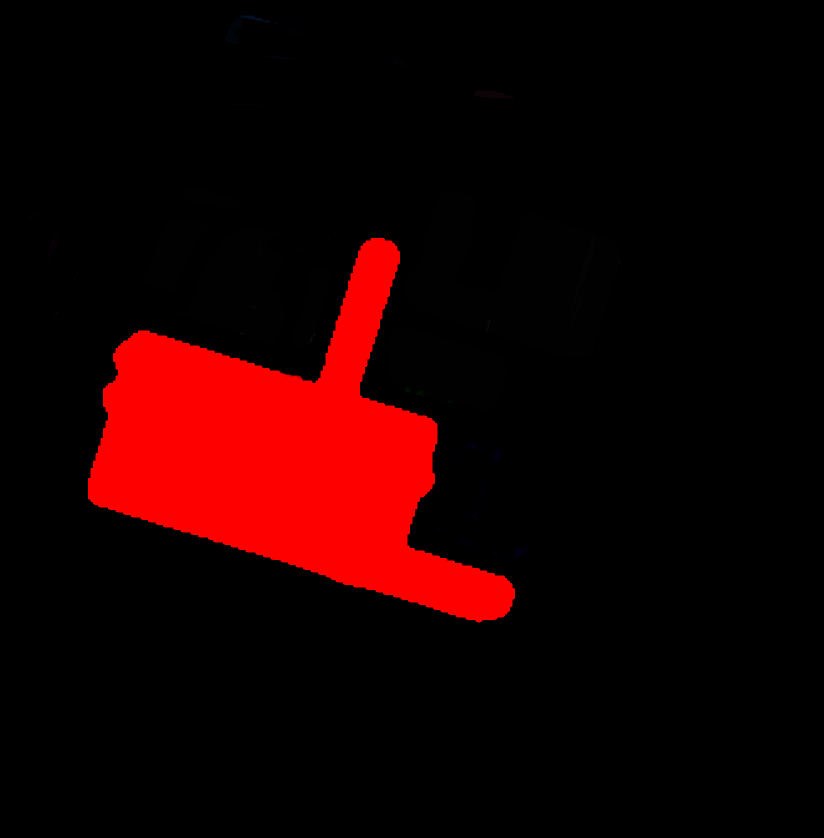
#> input picture src/img2.png, 1647 x 1675 px (shown at 1/2 size)
$ python findcontours_adaptation.py
#> lines starting #> are read from the running program, lines starting #| are printed output that depends on the picture; after the words box and inside, x2 and y2 are one past the last pixel; in counts of white or black regions, pixels touching at a corner belong together
# [44 lines of commented-out code are left out]

import numpy as np
import cv2

# 读取灰度图像
image = cv2.imread('../src/img2.png', cv2.IMREAD_GRAYSCALE)
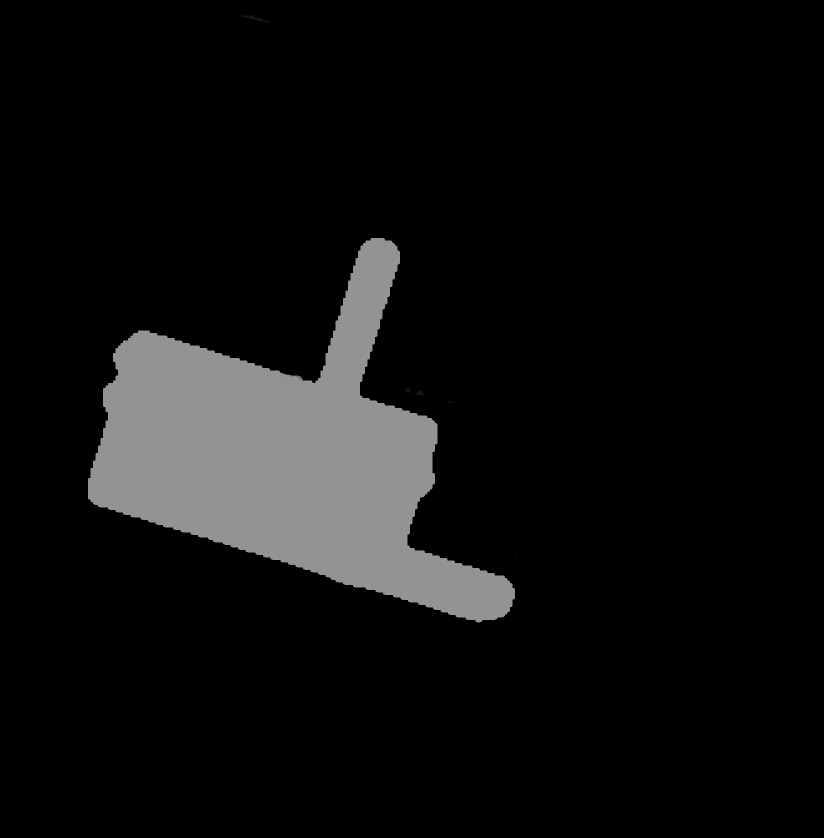
#> image: shape (1675, 1647) (shown at 1/2 size); min 0, max 147, mean 15.3

def auto_canny(image, sigma=0.33):
    # 计算图像的中值
    median = np.median(image)

    # 设置 Canny 边缘检测的低阈值和高阈值
    lower = int(max(0, (1.0 - sigma) * median))
    upper = int(min(255, (1.0 + sigma) * median))

    # 使用 Canny 边缘检测
    edges = cv2.Canny(image, lower, upper)
    return edges

# 使用自适应阈值处理
adaptive_thresh = cv2.adaptiveThreshold(image, 255, cv2.ADAPTIVE_THRESH_GAUSSIAN_C, cv2.THRESH_BINARY, 11, 2)
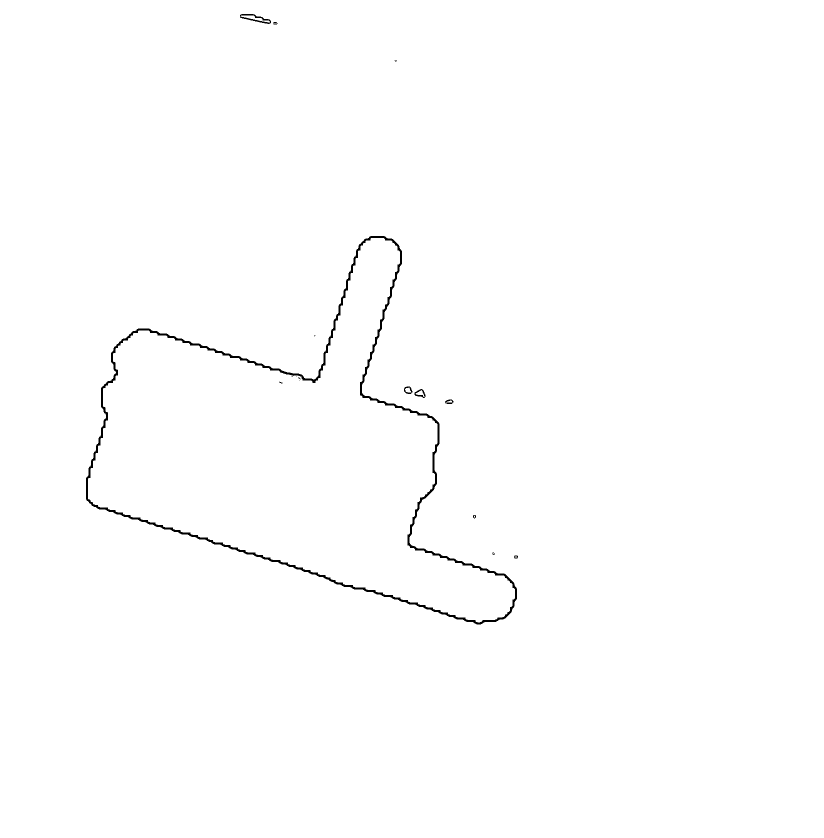
#> adaptive_thresh: shape (1675, 1647) (shown at 1/2 size); 99.5% white; 16 black regions (8 under 20 px), largest, box (x1, y1, x2, y2) and area: (172, 472, 1034, 1249) 13889, (480, 28, 542, 48) 379, (829, 778, 851, 796) 153
edges = auto_canny(adaptive_thresh)
#> in auto_canny, `median = np.median(image)`: median = 255
#> in auto_canny, `lower = int(max(0, (1.0 - sigma) * median))`: lower = 170
#> in auto_canny, `upper = int(min(255, (1.0 + sigma) * median))`: upper = 255
#> in auto_canny, `edges = cv2.Canny(image, lower, upper)`:
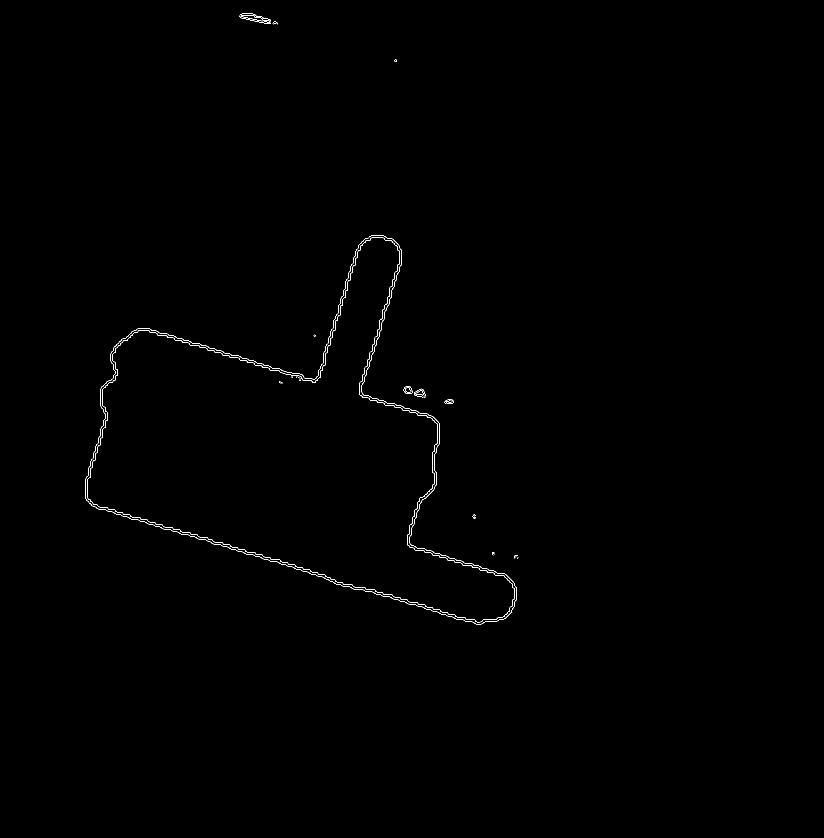
#> edges: shape (1675, 1647) (shown at 1/2 size); 0.26% white in thin lines or dots, all inside (x1, y1, x2, y2) = (171, 27, 1037, 1249)

# 查找轮廓
contours, hierarchy = cv2.findContours(edges, cv2.RETR_EXTERNAL, cv2.CHAIN_APPROX_SIMPLE)
#> contours = 28 contours, 26 with area under 20; largest, box (x1, y1, x2, y2) and area: (171, 471, 1034, 1249) 300038, (807, 772, 825, 788) 201

# 将灰度图像转换为彩色图像，以便更明显地显示轮廓
image_contours = cv2.cvtColor(image, cv2.COLOR_GRAY2BGR)

max_contour = max(contours, key=cv2.contourArea)
#> max_contour = contour of 1166 points, box (x1, y1, x2, y2) (171, 471, 1034, 1249), area 300038
# 显示轮廓，调整颜色和线宽
cv2.drawContours(image_contours, max_contour, -1, (0, 255, 255), 4)
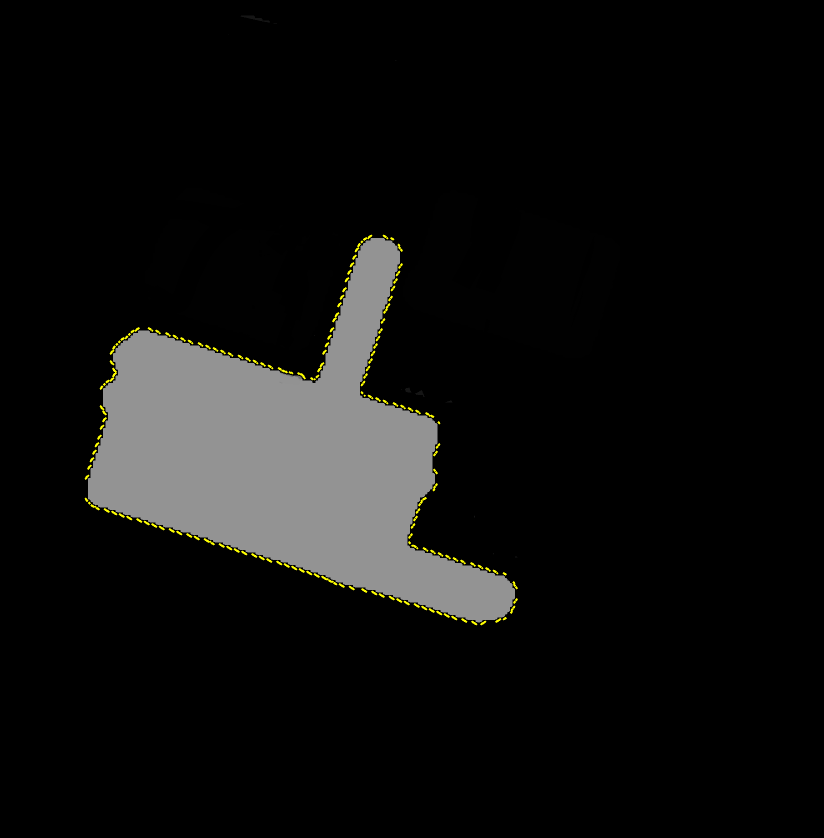
#> image_contours: shape (1675, 1647, 3) (shown at 1/2 size); mean B, G, R 15.3, 16, 16

# 设置窗口名称和大小
window_name = 'Adaptive Threshold Contours'
cv2.namedWindow(window_name, cv2.WINDOW_NORMAL)
cv2.resizeWindow(window_name, 800, 600)  # 调整窗口大小，例如800x600

# 显示图像
cv2.imshow(window_name, image_contours)
cv2.waitKey(0)
cv2.destroyAllWindows()

$ run again, with src/img3.png copied over src/img2.png
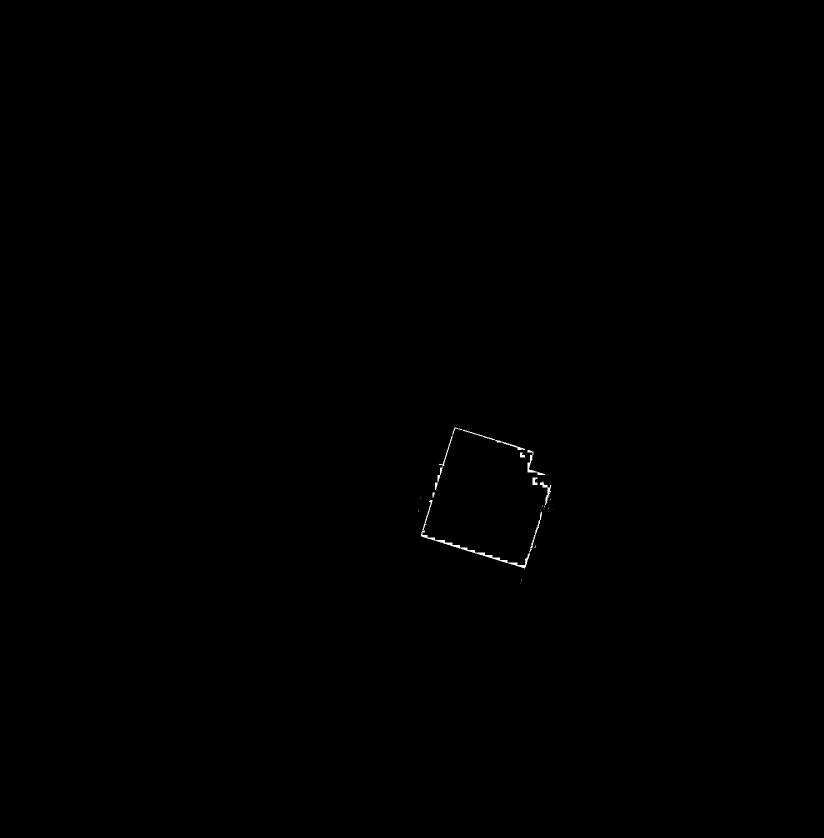
#> input picture src/img3.png, 1648 x 1676 px (shown at 1/2 size)
#> image is the input picture: shape (1676, 1648); min 0, max 255, mean 0.3
#> `adaptive_thresh = cv2.adaptiveThreshold(image, 255, cv2.ADAPTIVE_THRES..`:
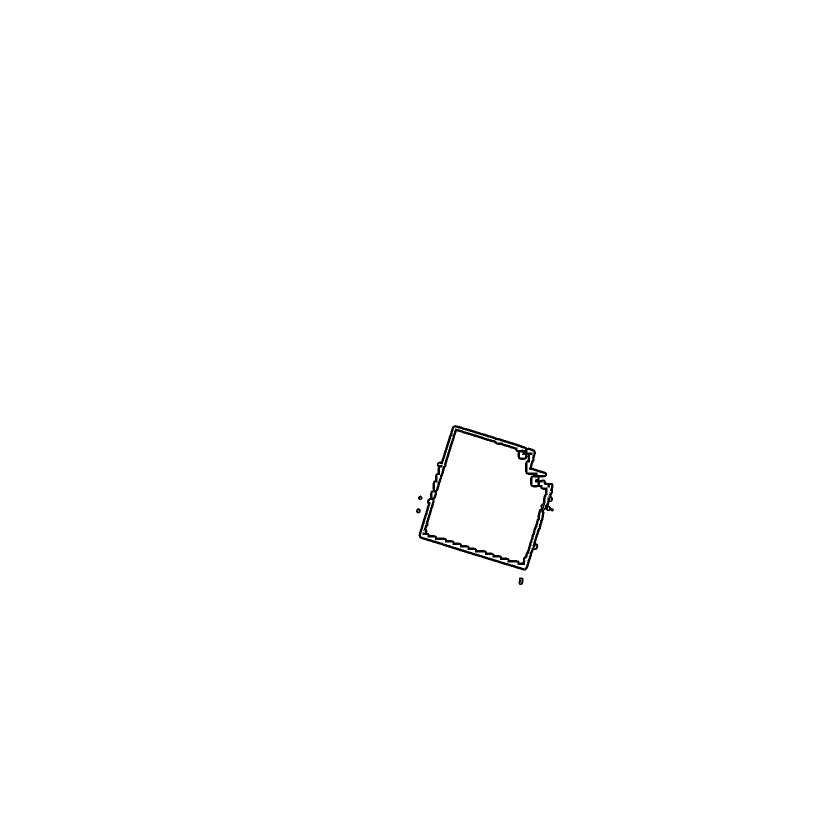
#> adaptive_thresh: shape (1676, 1648) (shown at 1/2 size); 99.7% white; 4 black regions, box (x1, y1, x2, y2) and area: (837, 850, 1108, 1141) 9396, (1037, 1155, 1047, 1170) 116, (832, 1016, 842, 1027) 74, (836, 991, 845, 1000) 59
#> median = 255
#> lower = 170
#> upper = 255
#> edges: shape (1676, 1648); 0.13% white in thin lines or dots, all inside (x1, y1, x2, y2) = (831, 850, 1108, 1170)
#> contours = 114 contours, 106 with area under 20; largest, box (x1, y1, x2, y2) and area: (853, 862, 1090, 1125) 40298, (1036, 1154, 1047, 1170) 124, (1064, 954, 1075, 970) 116, (831, 1016, 842, 1027) 76, (1039, 904, 1050, 915) 72, (835, 991, 845, 1000) 60, (864, 984, 870, 995) 36, (836, 850, 1108, 1141) 36
#> max_contour = contour of 368 points, box (x1, y1, x2, y2) (853, 862, 1090, 1125), area 40298
#> `cv2.drawContours(image_contours, max_contour, -1, (0, 255, 255), 4)`:
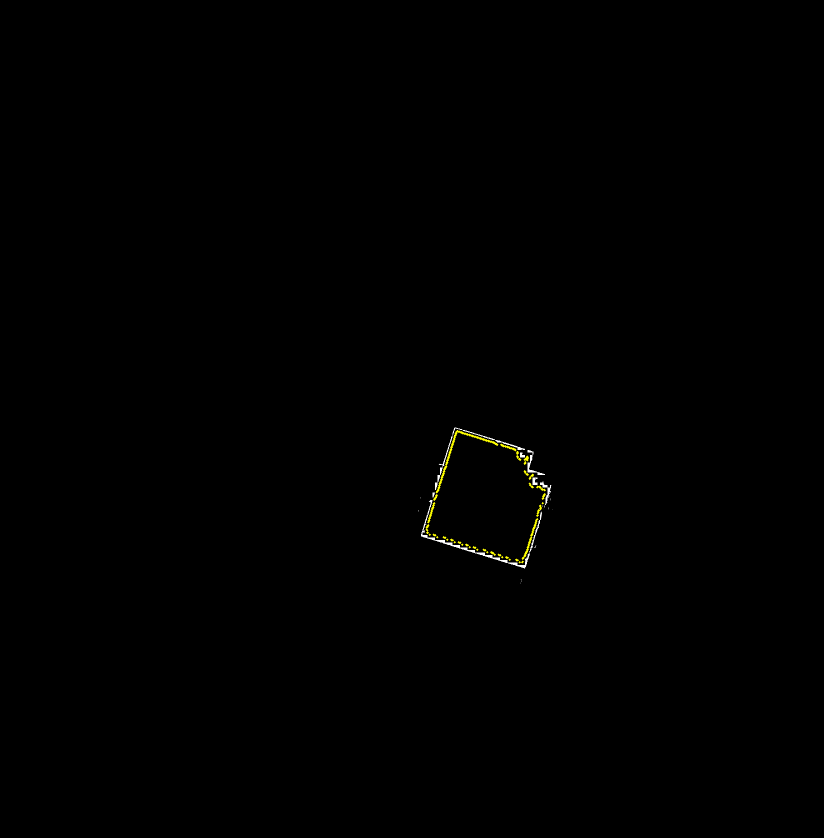
#> image_contours: shape (1676, 1648, 3) (shown at 1/2 size); 0.1% of pixels changed, all inside (x1, y1, x2, y2) = (851, 860, 1092, 1127)
